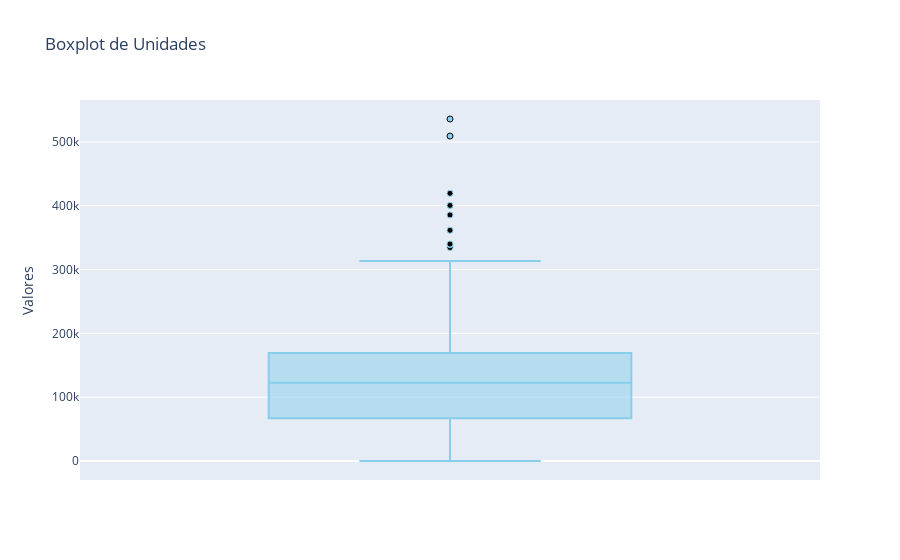
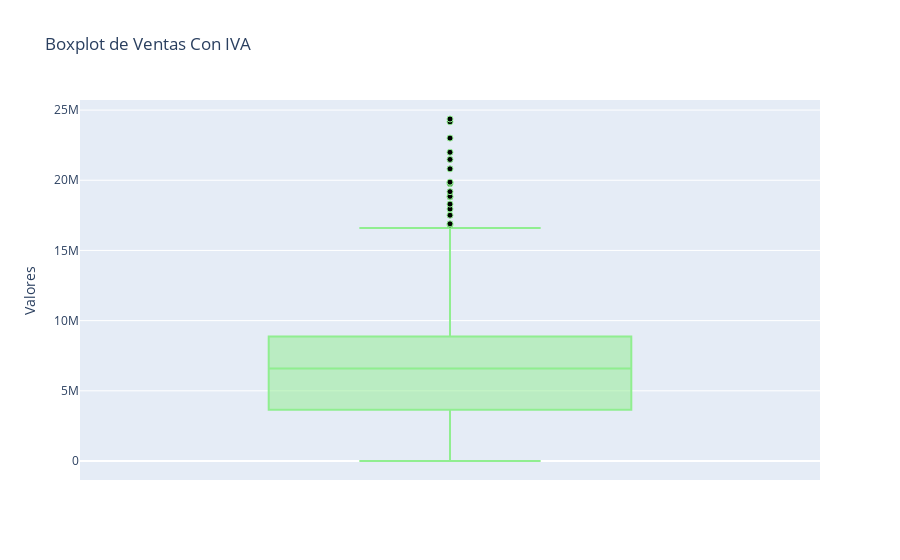
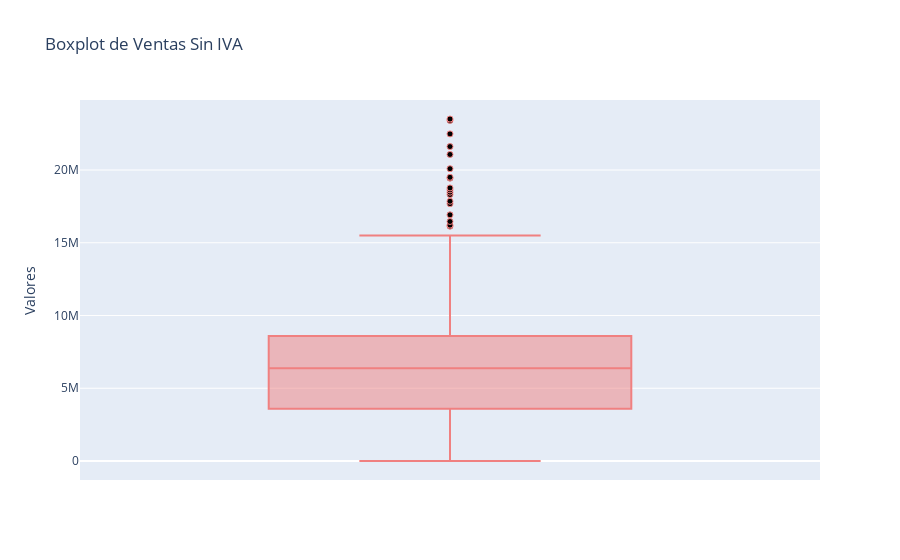
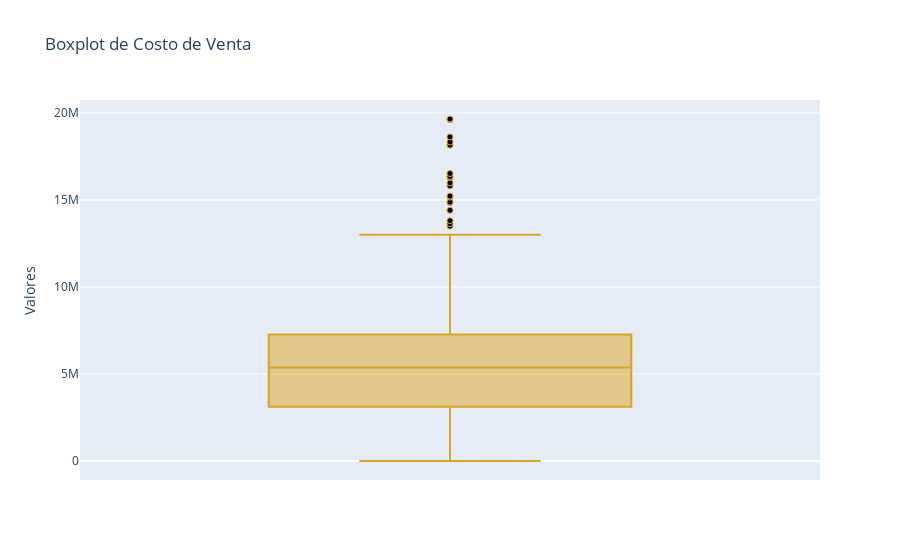

The notebook cell saved with these charts, in order:
### Code cell
# Creamos los boxplots

# Iterar sobre la lista de columnas numéricas
for col, color in zip(data_num_cols, colors):
    # Crear el boxplot
    fig = px.box(data, y=col, title=f"Boxplot de {col}",
                 color_discrete_sequence=[color])

    # Actualizar el diseño para agregar un contorno negro a las cajas y personalizar los puntos atípicos
    fig.update_traces(
        marker=dict(color=color, outliercolor='black', line=dict(color='black', width=1))
    )

    # Actualizar la etiqueta del eje y
    fig.update_layout(yaxis_title='Valores')

    # Mostrar el boxplot
    fig.show()

### Figure 1 — Plotly figure (JSON) as saved in the notebook; plotly's stock layout.template omitted (floating-point values rounded to 4 significant figures; data arrays with more than 128 entries replaced by an {"elided": "..."} marker saying what was removed)
{"data": [{"alignmentgroup": "True", "hovertemplate": "Unidades=%{y}<extra></extra>", "legendgroup": "", "marker": {"color": "skyblue", "line": {"color": "black", "width": 1}, "outliercolor": "black"}, "name": "", "notched": false, "offsetgroup": "", "orientation": "v", "showlegend": false, "type": "box", "x0": " ", "xaxis": "x", "y": {"elided": "568 int values"}, "y0": " ", "yaxis": "y"}], "layout": {"autosize": true, "boxmode": "group", "legend": {"tracegroupgap": 0}, "title": {"text": "Boxplot de Unidades"}, "xaxis": {"anchor": "y", "autorange": true, "domain": [0, 1], "range": [-0.5, 0.5], "type": "category"}, "yaxis": {"anchor": "x", "autorange": true, "domain": [0, 1], "range": [-29780.0, 565800.0], "title": {"text": "Valores"}, "type": "linear"}}}

### Figure 2 — Plotly figure (JSON) as saved in the notebook; plotly's stock layout.template omitted (floating-point values rounded to 4 significant figures; data arrays with more than 128 entries replaced by an {"elided": "..."} marker saying what was removed)
{"data": [{"alignmentgroup": "True", "hovertemplate": "Ventas Con IVA=%{y}<extra></extra>", "legendgroup": "", "marker": {"color": "lightgreen", "line": {"color": "black", "width": 1}, "outliercolor": "black"}, "name": "", "notched": false, "offsetgroup": "", "orientation": "v", "showlegend": false, "type": "box", "x0": " ", "xaxis": "x", "y": {"elided": "568 float values"}, "y0": " ", "yaxis": "y"}], "layout": {"autosize": true, "boxmode": "group", "legend": {"tracegroupgap": 0}, "title": {"text": "Boxplot de Ventas Con IVA"}, "xaxis": {"anchor": "y", "autorange": true, "domain": [0, 1], "range": [-0.5, 0.5], "type": "category"}, "yaxis": {"anchor": "x", "autorange": true, "domain": [0, 1], "range": [-1354000.0, 25720000.0], "title": {"text": "Valores"}, "type": "linear"}}}

### Figure 3 — Plotly figure (JSON) as saved in the notebook; plotly's stock layout.template omitted (floating-point values rounded to 4 significant figures; data arrays with more than 128 entries replaced by an {"elided": "..."} marker saying what was removed)
{"data": [{"alignmentgroup": "True", "hovertemplate": "Ventas Sin IVA=%{y}<extra></extra>", "legendgroup": "", "marker": {"color": "lightcoral", "line": {"color": "black", "width": 1}, "outliercolor": "black"}, "name": "", "notched": false, "offsetgroup": "", "orientation": "v", "showlegend": false, "type": "box", "x0": " ", "xaxis": "x", "y": {"elided": "568 float values"}, "y0": " ", "yaxis": "y"}], "layout": {"autosize": true, "boxmode": "group", "legend": {"tracegroupgap": 0}, "title": {"text": "Boxplot de Ventas Sin IVA"}, "xaxis": {"anchor": "y", "autorange": true, "domain": [0, 1], "range": [-0.5, 0.5], "type": "category"}, "yaxis": {"anchor": "x", "autorange": true, "domain": [0, 1], "range": [-1306000.0, 24810000.0], "title": {"text": "Valores"}, "type": "linear"}}}

### Figure 4 — Plotly figure (JSON) as saved in the notebook; plotly's stock layout.template omitted (floating-point values rounded to 4 significant figures; data arrays with more than 128 entries replaced by an {"elided": "..."} marker saying what was removed)
{"data": [{"alignmentgroup": "True", "hovertemplate": "Costo de Venta=%{y}<extra></extra>", "legendgroup": "", "marker": {"color": "goldenrod", "line": {"color": "black", "width": 1}, "outliercolor": "black"}, "name": "", "notched": false, "offsetgroup": "", "orientation": "v", "showlegend": false, "type": "box", "x0": " ", "xaxis": "x", "y": {"elided": "568 float values"}, "y0": " ", "yaxis": "y"}], "layout": {"autosize": true, "boxmode": "group", "legend": {"tracegroupgap": 0}, "title": {"text": "Boxplot de Costo de Venta"}, "xaxis": {"anchor": "y", "autorange": true, "domain": [0, 1], "range": [-0.5, 0.5], "type": "category"}, "yaxis": {"anchor": "x", "autorange": true, "domain": [0, 1], "range": [-1092000.0, 20750000.0], "title": {"text": "Valores"}, "type": "linear"}}}
